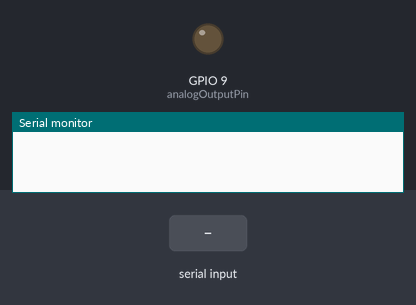
This sketch was run on a simulated ESP32-S3. Parts: output pins drawn as LEDs (lit = HIGH), the last lines printed to the serial monitor. Inputs (shaded band) come from the test bench.

Above: at 1.2 s.
1.3 s: "90,45\n" received over Serial
At 2.1 s:
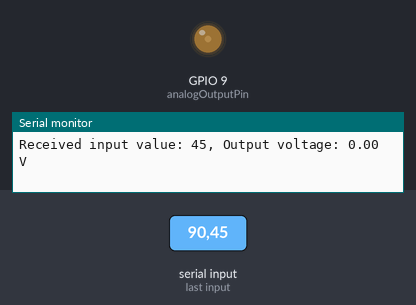
3.8 s: "30,150\n" received over Serial
At 4.3 s:
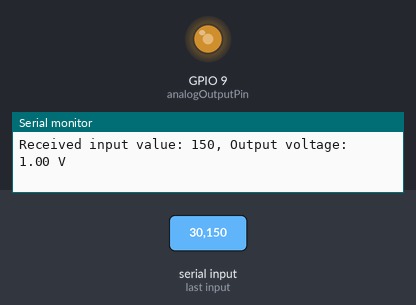
6.3 s: "200\n" received over Serial
At 7.1 s:
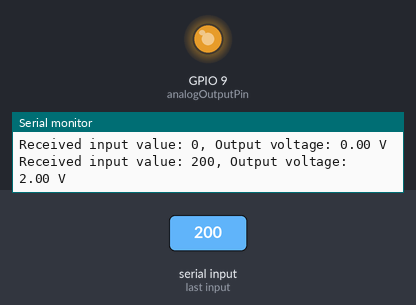
Timing chart, 0 to 9.3 s (numbered marks = the images above; inputs shaded):
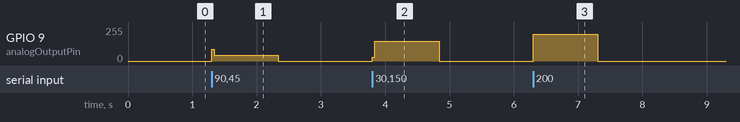

Measured:
- after the input at 1.3 s, GPIO 9 (analogOutputPin): 0/255 → 45/255 at once, → 0/255 1.0 s later
- after the input at 3.8 s, GPIO 9 (analogOutputPin): 0/255 → 150/255 at once, → 0/255 1.0 s later
- after the input at 6.3 s, GPIO 9 (analogOutputPin): 0/255 → 200/255 at once, → 0/255 1.0 s later

The sketch:

Group4_Esp32_firmware.ino
```cpp
const int analogOutputPin = 9; // The analog output pin on the esp

void setup() {
  pinMode(analogOutputPin, OUTPUT); // Set the analog output pin as an output
  Serial.begin(9600); // Initialize Serial communication for debugging (optional)
}

void loop() {
  if (Serial.available() > 0) {
    // Read the value received from Python (0-255)
    int inputValue = Serial.parseInt();
    // Map the input value to the voltage range (0-3.3V)
    float outputVoltage = map(inputValue, 0, 255, 0, 3.3); // re-maps inputValue from a range of 0-255 to a range 0-3300
    // float outputVoltage = outputValue/1000 // Divide by 1000 to convert the millivolvoltage in volts

    // Output the value in the serial monitor (optional)
    Serial.print("Received input value: ");
    Serial.print(inputValue);
    Serial.print(", Output voltage: ");
    Serial.print(outputVoltage, 2); // Print the voltage with 2 decimal places
    Serial.println(" V");

    // Output the voltage signal to the analog pin
    analogWrite(analogOutputPin, inputValue);
  }
}
```
